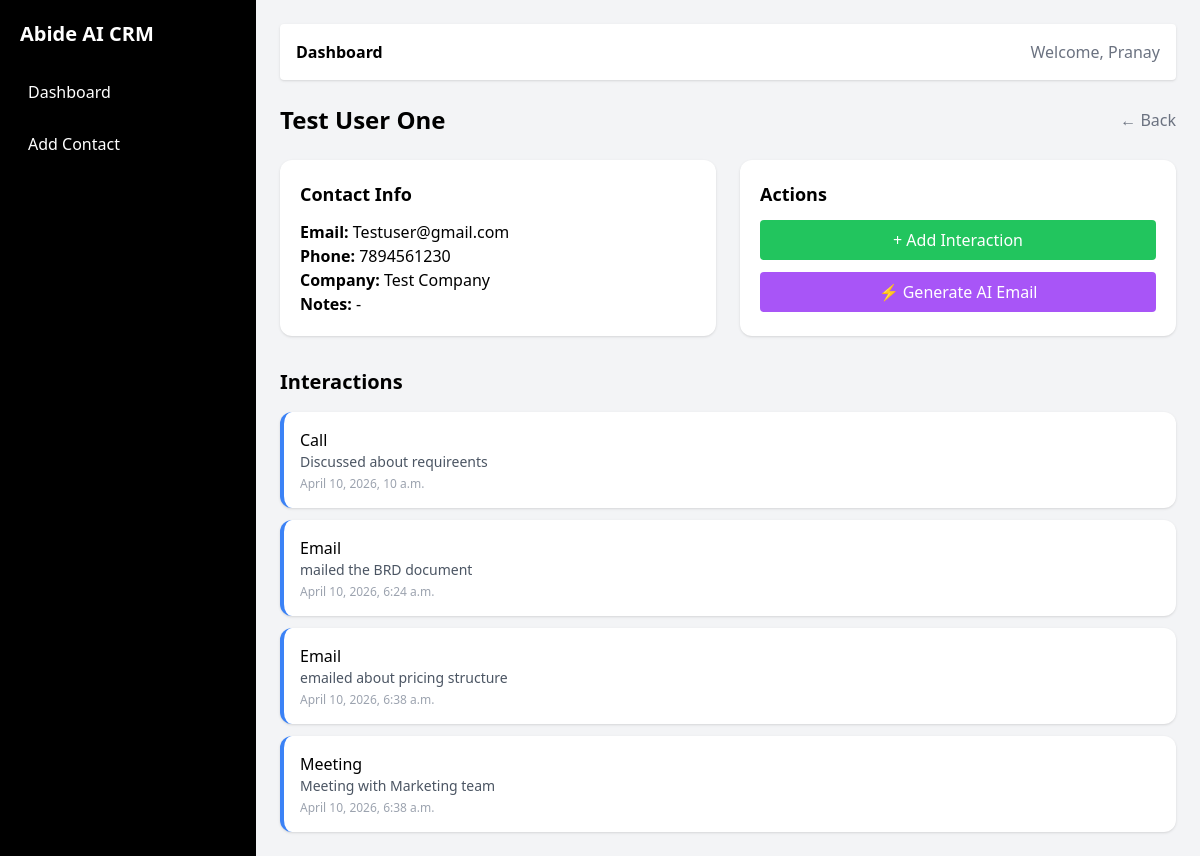
/1/, run on the app's committed database.
### contacts/models.py (models this page shows, shortened)
class Contact(models.Model):
    name = models.CharField(max_length=255)
    email = models.EmailField()
    phone = models.CharField(max_length=20, blank=True, null=True)
    company = models.CharField(max_length=255, blank=True, null=True)
    notes = models.TextField(blank=True, null=True)
    created_at = models.DateTimeField(auto_now_add=True)

class Interaction(models.Model):
    INTERACTION_TYPES = [
        ('call', 'Call'),
        ('email', 'Email'),
        ('meeting', 'Meeting'),
    ]
    contact = models.ForeignKey(Contact, on_delete=models.CASCADE, related_name='interactions')
    interaction_type = models.CharField(max_length=10, choices=INTERACTION_TYPES)
    notes = models.TextField()
    date = models.DateTimeField()

### contacts/views.py (the view)
# urls.py: path('<int:pk>/', views.contact_detail, name='contact_detail'),
def contact_detail(request, pk):
    contact = get_object_or_404(Contact, pk=pk)
    interactions = contact.interactions.all()
    return render(request, 'contacts/contact_detail.html', {
        'contact': contact,
        'interactions': interactions
    })

### contacts/templates/contacts/contact_detail.html
{% extends "base.html" %}
{% block content %}
<div class="max-w-5xl mx-auto">
    <div class="flex justify-between items-center mb-6">
        <h2 class="text-2xl font-bold">{{ contact.name }}</h2>
        <a href="/" class="text-gray-500 hover:text-black">← Back</a>
    </div>
    <div class="grid grid-cols-1 md:grid-cols-2 gap-6">
        <div class="bg-white p-5 rounded-xl shadow">
            <h3 class="font-semibold text-lg mb-3">Contact Info</h3>
            <p><strong>Email:</strong> {{ contact.email|default:"-" }}</p>
            <p><strong>Phone:</strong> {{ contact.phone|default:"-" }}</p>
            <p><strong>Company:</strong> {{ contact.company|default:"-" }}</p>
            <p><strong>Notes:</strong> {{ contact.notes|default:"-" }}</p>
        </div>
        <div class="bg-white p-5 rounded-xl shadow">
            <h3 class="font-semibold text-lg mb-3">Actions</h3>
            <div class="space-y-3">
                <a href="/{{ contact.id }}/add-interaction/"
                   class="block bg-green-500 text-white px-4 py-2 rounded text-center hover:bg-green-600">
                   + Add Interaction
                </a>
                <a href="/{{ contact.id }}/generate-email/"
                   class="block bg-purple-500 text-white px-4 py-2 rounded text-center hover:bg-purple-600">
                   ⚡ Generate AI Email
                </a>
            </div>
        </div>
    </div>
    <div class="mt-8">
        <h3 class="text-xl font-semibold mb-4">Interactions</h3>
        <div class="space-y-3">
            {% for interaction in interactions %}
                <div class="bg-white p-4 rounded-xl shadow border-l-4 border-blue-500">
                    <p class="font-medium capitalize">{{ interaction.interaction_type }}</p>
                    <p class="text-gray-600 text-sm">{{ interaction.notes }}</p>
                    <p class="text-xs text-gray-400 mt-1">
                        {{ interaction.date }}
                    </p>
                </div>
            {% empty %}
                <p class="text-gray-500">No interactions yet.</p>
            {% endfor %}
        </div>
    </div>
</div>
{% endblock %}

### contacts/templates/Base.html (shortened to what this page needs)
<!DOCTYPE html>
<html>
<head>
    <script src="https://cdn.tailwindcss.com"></script>
</head>
<body class="bg-gray-100 flex">
    <div class="w-64 bg-black text-white min-h-screen p-5">
        <h1 class="text-xl font-bold mb-6">Abide AI CRM</h1>
        <nav class="space-y-3">
            <a href="/" class="block hover:bg-gray-800 p-2 rounded">Dashboard</a>
            <a href="/add/" class="block hover:bg-gray-800 p-2 rounded">Add Contact</a>
        </nav>
    </div>
    <div class="flex-1 p-6">
        <div class="bg-white p-4 rounded shadow mb-6 flex justify-between">
            <h2 class="font-semibold">Dashboard</h2>
            <span class="text-gray-500">Welcome, Pranay</span>
        </div>
        {% block content %}
        {% endblock %}
    </div>
</body>
</html>

### data on the page
Contact: name "Test User One", email "Testuser@gmail.com", phone "7894561230", company "Test Company", notes "-"
Interaction: interaction_type "Call", notes "Discussed about requireents", date "April 10, 2026, 10 a.m."
Interaction: interaction_type "Email", notes "mailed the BRD document", date "April 10, 2026, 6:24 a.m."
Interaction: interaction_type "Email", notes "emailed about pricing structure", date "April 10, 2026, 6:38 a.m."
Interaction: interaction_type "Meeting", notes "Meeting with Marketing team", date "April 10, 2026, 6:38 a.m."
